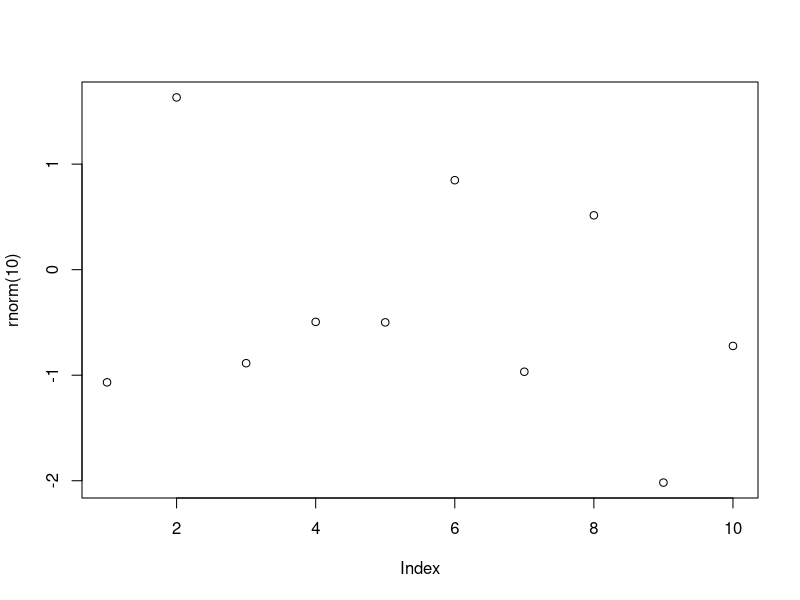

This figure's R source: (Note: this script raises an error after producing the figure.)
# Funcoes

# Help
?sample
args(sample)
args(mean)
args(sd)

# Funcoes Built-in
abs(-43)
sum(c(1:5))
mean(c(1:5))
round(c(1.1:5.8))
rev(1:5)
seq(5:1)
sort(rev(c(10:20)))
append(c(1:5), 6)

vector1 <- c(1.5, 2.5, 8.4, 3.7, 6.3)
vector2 <- rev(vector1)
vector2

# Funcoes dentro de funcoes
plot(rnorm(10))
mean(c(abs(vector1), abs(vector2)))

# Criando funcoes
sum_func <- function(x){ x + x }
sum_func(10)
class(sum_func)

pow_func <- function(base, expo) {
  valor = base ^ expo
  print(valor)
}

pow_func(3,2)

game_die <- function(){
  num <- sample(1:6, size = 1) # Escopo Local
  num
}

game_die()

# Escopo
print(num)
num <- c(1:6)
num # Escopo Global

# Funcoes sem numero definido de argumentos
vector1 <- (10:13)
vector2 <- c("A", "B", "C", "D")
vector3 <- c(6.5, 9.2, 11.9, 5.1)


create_DataFrame <- function(...){
  dataframe = data.frame(cbind(...))
  print(dataframe)
}

create_DataFrame(vector1)
create_DataFrame(vector1, vector2)
create_DataFrame(vector1, vector2, vector3)
